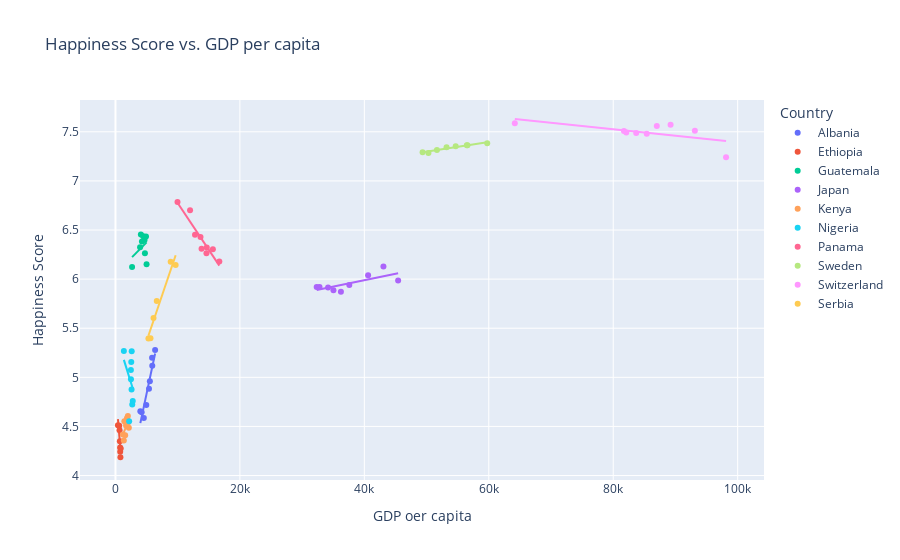

Notebook source saved alongside this figure:
### Code cell
graph6 = px.scatter(
    sample_country_df,
    x = 'gdp per capita',
    y = 'Happiness Score',
    title = 'Happiness Score vs. GDP per capita',
    labels ={'gdp per capita':'GDP oer capita'},
    trendline = 'ols',
    color = 'Country'
)
graph6.show()

### Figure 1 — Plotly figure (JSON) as saved in the notebook; plotly's stock layout.template omitted (floating-point values rounded to 4 significant figures)
{"data": [{"hovertemplate": "Country=Albania<br>GDP oer capita=%{x}<br>Happiness Score=%{y}<extra></extra>", "legendgroup": "Albania", "marker": {"color": "#636efa", "symbol": "circle"}, "mode": "markers", "name": "Albania", "orientation": "v", "showlegend": true, "type": "scatter", "x": [5528.0, 3999.0, 4211.0, 4559.0, 4955.0, 5391.0, 5918.0, 5885.0, 6370.0], "xaxis": "x", "y": [4.959, 4.655, 4.644, 4.586, 4.719, 4.883, 5.117, 5.199, 5.277], "yaxis": "y"}, {"hovertemplate": "<b>OLS trendline</b><br>Happiness Score = 0.000299033 * gdp per capita + 3.33767<br>R<sup>2</sup>=0.893441<br><br>Country=Albania<br>GDP oer capita=%{x}<br>Happiness Score=%{y} <b>(trend)</b><extra></extra>", "legendgroup": "Albania", "marker": {"color": "#636efa", "symbol": "circle"}, "mode": "lines", "name": "Albania", "showlegend": false, "type": "scatter", "x": [3999.0, 4211.0, 4559.0, 4955.0, 5391.0, 5528.0, 5885.0, 5918.0, 6370.0], "xaxis": "x", "y": [4.533, 4.597, 4.701, 4.819, 4.95, 4.991, 5.097, 5.107, 5.243], "yaxis": "y"}, {"hovertemplate": "Country=Ethiopia<br>GDP oer capita=%{x}<br>Happiness Score=%{y}<extra></extra>", "legendgroup": "Ethiopia", "marker": {"color": "#EF553B", "symbol": "circle"}, "mode": "markers", "name": "Ethiopia", "orientation": "v", "showlegend": true, "type": "scatter", "x": [399.9, 606.8, 657.5, 706.1, 749.2, 794.7, 843.6, 759.4], "xaxis": "x", "y": [4.512, 4.508, 4.46, 4.35, 4.286, 4.186, 4.275, 4.242], "yaxis": "y"}, {"hovertemplate": "<b>OLS trendline</b><br>Happiness Score = -0.000766865 * gdp per capita + 4.88118<br>R<sup>2</sup>=0.712714<br><br>Country=Ethiopia<br>GDP oer capita=%{x}<br>Happiness Score=%{y} <b>(trend)</b><extra></extra>", "legendgroup": "Ethiopia", "marker": {"color": "#EF553B", "symbol": "circle"}, "mode": "lines", "name": "Ethiopia", "showlegend": false, "type": "scatter", "x": [399.9, 606.8, 657.5, 706.1, 749.2, 759.4, 794.7, 843.6], "xaxis": "x", "y": [4.575, 4.416, 4.377, 4.34, 4.307, 4.299, 4.272, 4.234], "yaxis": "y"}, {"hovertemplate": "Country=Guatemala<br>GDP oer capita=%{x}<br>Happiness Score=%{y}<extra></extra>", "legendgroup": "Guatemala", "marker": {"color": "#00cc96", "symbol": "circle"}, "mode": "markers", "name": "Guatemala", "orientation": "v", "showlegend": true, "type": "scatter", "x": [2671.0, 3958.0, 4082.0, 4257.0, 4460.0, 4675.0, 4910.0, 4734.0, 4999.0], "xaxis": "x", "y": [6.123, 6.324, 6.454, 6.382, 6.436, 6.399, 6.434, 6.262, 6.15], "yaxis": "y"}, {"hovertemplate": "<b>OLS trendline</b><br>Happiness Score = 6.48396e-05 * gdp per capita + 6.05031<br>R<sup>2</sup>=0.135930<br><br>Country=Guatemala<br>GDP oer capita=%{x}<br>Happiness Score=%{y} <b>(trend)</b><extra></extra>", "legendgroup": "Guatemala", "marker": {"color": "#00cc96", "symbol": "circle"}, "mode": "lines", "name": "Guatemala", "showlegend": false, "type": "scatter", "x": [2671.0, 3958.0, 4082.0, 4257.0, 4460.0, 4675.0, 4734.0, 4910.0, 4999.0], "xaxis": "x", "y": [6.223, 6.307, 6.315, 6.326, 6.339, 6.353, 6.357, 6.369, 6.374], "yaxis": "y"}, {"hovertemplate": "Country=Japan<br>GDP oer capita=%{x}<br>Happiness Score=%{y}<extra></extra>", "legendgroup": "Japan", "marker": {"color": "#ab63fa", "symbol": "circle"}, "mode": "markers", "name": "Japan", "orientation": "v", "showlegend": true, "type": "scatter", "x": [45430.0, 32340.0, 32800.0, 34170.0, 35030.0, 36230.0, 37580.0, 40600.0, 43070.0], "xaxis": "x", "y": [5.987, 5.921, 5.92, 5.915, 5.886, 5.871, 5.941, 6.039, 6.129], "yaxis": "y"}, {"hovertemplate": "<b>OLS trendline</b><br>Happiness Score = 1.30521e-05 * gdp per capita + 5.46736<br>R<sup>2</sup>=0.536039<br><br>Country=Japan<br>GDP oer capita=%{x}<br>Happiness Score=%{y} <b>(trend)</b><extra></extra>", "legendgroup": "Japan", "marker": {"color": "#ab63fa", "symbol": "circle"}, "mode": "lines", "name": "Japan", "showlegend": false, "type": "scatter", "x": [32340.0, 32800.0, 34170.0, 35030.0, 36230.0, 37580.0, 40600.0, 43070.0, 45430.0], "xaxis": "x", "y": [5.889, 5.895, 5.913, 5.925, 5.94, 5.958, 5.997, 6.03, 6.06], "yaxis": "y"}, {"hovertemplate": "Country=Kenya<br>GDP oer capita=%{x}<br>Happiness Score=%{y}<extra></extra>", "legendgroup": "Kenya", "marker": {"color": "#FFA15A", "symbol": "circle"}, "mode": "markers", "name": "Kenya", "orientation": "v", "showlegend": true, "type": "scatter", "x": [1196.0, 1340.0, 1431.0, 1560.0, 1698.0, 1842.0, 1992.0, 2057.0, 2150.0], "xaxis": "x", "y": [4.419, 4.356, 4.553, 4.41, 4.509, 4.583, 4.607, 4.543, 4.487], "yaxis": "y"}, {"hovertemplate": "<b>OLS trendline</b><br>Happiness Score = 0.000157036 * gdp per capita + 4.22978<br>R<sup>2</sup>=0.384192<br><br>Country=Kenya<br>GDP oer capita=%{x}<br>Happiness Score=%{y} <b>(trend)</b><extra></extra>", "legendgroup": "Kenya", "marker": {"color": "#FFA15A", "symbol": "circle"}, "mode": "lines", "name": "Kenya", "showlegend": false, "type": "scatter", "x": [1196.0, 1340.0, 1431.0, 1560.0, 1698.0, 1842.0, 1992.0, 2057.0, 2150.0], "xaxis": "x", "y": [4.418, 4.44, 4.454, 4.475, 4.496, 4.519, 4.543, 4.553, 4.567], "yaxis": "y"}, {"hovertemplate": "Country=Nigeria<br>GDP oer capita=%{x}<br>Happiness Score=%{y}<extra></extra>", "legendgroup": "Nigeria", "marker": {"color": "#19d3f3", "symbol": "circle"}, "mode": "markers", "name": "Nigeria", "orientation": "v", "showlegend": true, "type": "scatter", "x": [1352.0, 2586.0, 2481.0, 2539.0, 2609.0, 2698.0, 2780.0, 2199.0, 2489.0], "xaxis": "x", "y": [5.268, 4.875, 5.074, 5.155, 5.265, 4.724, 4.759, 4.552, 4.981], "yaxis": "y"}, {"hovertemplate": "<b>OLS trendline</b><br>Happiness Score = -0.000203227 * gdp per capita + 5.45219<br>R<sup>2</sup>=0.120352<br><br>Country=Nigeria<br>GDP oer capita=%{x}<br>Happiness Score=%{y} <b>(trend)</b><extra></extra>", "legendgroup": "Nigeria", "marker": {"color": "#19d3f3", "symbol": "circle"}, "mode": "lines", "name": "Nigeria", "showlegend": false, "type": "scatter", "x": [1352.0, 2199.0, 2481.0, 2489.0, 2539.0, 2586.0, 2609.0, 2698.0, 2780.0], "xaxis": "x", "y": [5.177, 5.005, 4.948, 4.946, 4.936, 4.927, 4.922, 4.904, 4.887], "yaxis": "y"}, {"hovertemplate": "Country=Panama<br>GDP oer capita=%{x}<br>Happiness Score=%{y}<extra></extra>", "legendgroup": "Panama", "marker": {"color": "#FF6692", "symbol": "circle"}, "mode": "markers", "name": "Panama", "orientation": "v", "showlegend": true, "type": "scatter", "x": [9971.0, 11990.0, 12790.0, 13670.0, 14670.0, 15660.0, 16700.0, 13840.0, 14630.0], "xaxis": "x", "y": [6.786, 6.701, 6.452, 6.43, 6.321, 6.305, 6.18, 6.309, 6.264], "yaxis": "y"}, {"hovertemplate": "<b>OLS trendline</b><br>Happiness Score = -9.53136e-05 * gdp per capita + 7.72865<br>R<sup>2</sup>=0.884494<br><br>Country=Panama<br>GDP oer capita=%{x}<br>Happiness Score=%{y} <b>(trend)</b><extra></extra>", "legendgroup": "Panama", "marker": {"color": "#FF6692", "symbol": "circle"}, "mode": "lines", "name": "Panama", "showlegend": false, "type": "scatter", "x": [9971.0, 11990.0, 12790.0, 13670.0, 13840.0, 14630.0, 14670.0, 15660.0, 16700.0], "xaxis": "x", "y": [6.778, 6.586, 6.51, 6.426, 6.41, 6.335, 6.33, 6.236, 6.137], "yaxis": "y"}, {"hovertemplate": "Country=Sweden<br>GDP oer capita=%{x}<br>Happiness Score=%{y}<extra></extra>", "legendgroup": "Sweden", "marker": {"color": "#B6E880", "symbol": "circle"}, "mode": "markers", "name": "Sweden", "orientation": "v", "showlegend": true, "type": "scatter", "x": [56470.0, 49360.0, 50300.0, 51660.0, 53210.0, 54690.0, 56570.0, 59750.0], "xaxis": "x", "y": [7.364, 7.291, 7.284, 7.314, 7.343, 7.354, 7.363, 7.384], "yaxis": "y"}, {"hovertemplate": "<b>OLS trendline</b><br>Happiness Score = 9.97544e-06 * gdp per capita + 6.79845<br>R<sup>2</sup>=0.929485<br><br>Country=Sweden<br>GDP oer capita=%{x}<br>Happiness Score=%{y} <b>(trend)</b><extra></extra>", "legendgroup": "Sweden", "marker": {"color": "#B6E880", "symbol": "circle"}, "mode": "lines", "name": "Sweden", "showlegend": false, "type": "scatter", "x": [49360.0, 50300.0, 51660.0, 53210.0, 54690.0, 56470.0, 56570.0, 59750.0], "xaxis": "x", "y": [7.291, 7.3, 7.314, 7.329, 7.344, 7.362, 7.363, 7.394], "yaxis": "y"}, {"hovertemplate": "Country=Switzerland<br>GDP oer capita=%{x}<br>Happiness Score=%{y}<extra></extra>", "legendgroup": "Switzerland", "marker": {"color": "#FF97FF", "symbol": "circle"}, "mode": "markers", "name": "Switzerland", "orientation": "v", "showlegend": true, "type": "scatter", "x": [64180.0, 81720.0, 82100.0, 83700.0, 85390.0, 87000.0, 89220.0, 93120.0, 98130.0], "xaxis": "x", "y": [7.587, 7.509, 7.494, 7.487, 7.48, 7.56, 7.572, 7.512, 7.24], "yaxis": "y"}, {"hovertemplate": "<b>OLS trendline</b><br>Happiness Score = -6.59739e-06 * gdp per capita + 8.05387<br>R<sup>2</sup>=0.369276<br><br>Country=Switzerland<br>GDP oer capita=%{x}<br>Happiness Score=%{y} <b>(trend)</b><extra></extra>", "legendgroup": "Switzerland", "marker": {"color": "#FF97FF", "symbol": "circle"}, "mode": "lines", "name": "Switzerland", "showlegend": false, "type": "scatter", "x": [64180.0, 81720.0, 82100.0, 83700.0, 85390.0, 87000.0, 89220.0, 93120.0, 98130.0], "xaxis": "x", "y": [7.63, 7.515, 7.512, 7.502, 7.491, 7.48, 7.465, 7.439, 7.406], "yaxis": "y"}, {"hovertemplate": "Country=Serbia<br>GDP oer capita=%{x}<br>Happiness Score=%{y}<extra></extra>", "legendgroup": "Serbia", "marker": {"color": "#FECB52", "symbol": "circle"}, "mode": "markers", "name": "Serbia", "orientation": "v", "showlegend": true, "type": "scatter", "x": [5296.0, 5627.0, 6118.0, 6640.0, 8876.0, 9674.0], "xaxis": "x", "y": [5.395, 5.398, 5.603, 5.778, 6.178, 6.144], "yaxis": "y"}, {"hovertemplate": "<b>OLS trendline</b><br>Happiness Score = 0.000187274 * gdp per capita + 4.43121<br>R<sup>2</sup>=0.939841<br><br>Country=Serbia<br>GDP oer capita=%{x}<br>Happiness Score=%{y} <b>(trend)</b><extra></extra>", "legendgroup": "Serbia", "marker": {"color": "#FECB52", "symbol": "circle"}, "mode": "lines", "name": "Serbia", "showlegend": false, "type": "scatter", "x": [5296.0, 5627.0, 6118.0, 6640.0, 8876.0, 9674.0], "xaxis": "x", "y": [5.423, 5.485, 5.577, 5.675, 6.093, 6.243], "yaxis": "y"}], "layout": {"autosize": true, "legend": {"title": {"text": "Country"}, "tracegroupgap": 0}, "title": {"text": "Happiness Score vs. GDP per capita"}, "xaxis": {"anchor": "y", "autorange": true, "domain": [0, 1], "range": [-5552.0, 104100.0], "title": {"text": "GDP oer capita"}, "type": "linear"}, "yaxis": {"anchor": "x", "autorange": true, "domain": [0, 1], "range": [3.906, 7.868], "title": {"text": "Happiness Score"}, "type": "linear"}}}
